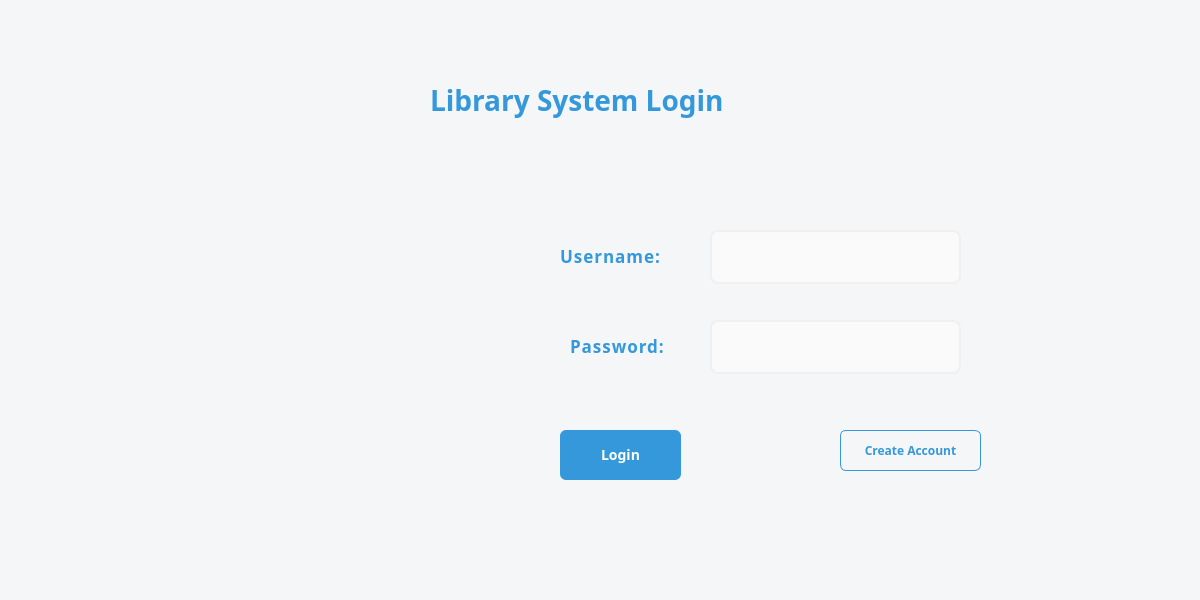
<?xml version="1.0" encoding="UTF-8"?>
<ui version="4.0">
 <class>LoginPage</class>
 <widget class="QDialog" name="LoginPage">
  <property name="geometry">
   <rect>
    <x>0</x>
    <y>0</y>
    <width>1200</width>
    <height>600</height>
   </rect>
  </property>
  <property name="font">
   <font>
    <family>Segoe Script</family>
   </font>
  </property>
  <property name="windowTitle">
   <string>Library System – Login</string>
  </property>
  <property name="windowIcon">
   <iconset resource="resources.qrc">
    <normaloff>:/new/login/.qtcreator/open-book.png</normaloff>:/new/login/.qtcreator/open-book.png</iconset>
  </property>
  <property name="styleSheet">
   <string notr="true">QWidget {
    background-color: #F4F6F8;

}</string>
  </property>
  <widget class="QLabel" name="titleLabel&#10;">
   <property name="geometry">
    <rect>
     <x>430</x>
     <y>70</y>
     <width>351</width>
     <height>61</height>
    </rect>
   </property>
   <property name="font">
    <font>
     <family>Segoe Script</family>
     <pointsize>-1</pointsize>
     <fontweight>ExtraBold</fontweight>
    </font>
   </property>
   <property name="styleSheet">
    <string notr="true">QLabel{
    font-size: 28px;
    font-weight: 800;
    color: #3498DB; 
}</string>
   </property>
   <property name="text">
    <string>Library System Login</string>
   </property>
  </widget>
  <widget class="QLabel" name="Username">
   <property name="geometry">
    <rect>
     <x>560</x>
     <y>240</y>
     <width>101</width>
     <height>31</height>
    </rect>
   </property>
   <property name="font">
    <font>
     <family>Segoe Script</family>
     <pointsize>-1</pointsize>
     <bold>true</bold>
    </font>
   </property>
   <property name="styleSheet">
    <string notr="true">QLabel {
font-size: 17px;
    font-weight: bold;
    color: #3498DB;
    letter-spacing: 1px;
}
</string>
   </property>
   <property name="text">
    <string>Username:</string>
   </property>
  </widget>
  <widget class="QLabel" name="Password">
   <property name="geometry">
    <rect>
     <x>570</x>
     <y>320</y>
     <width>101</width>
     <height>51</height>
    </rect>
   </property>
   <property name="font">
    <font>
     <family>Segoe Script</family>
     <pointsize>-1</pointsize>
     <bold>true</bold>
    </font>
   </property>
   <property name="styleSheet">
    <string notr="true">QLabel {
font-size: 17px;
    font-weight: bold;
    color: #3498DB;
    letter-spacing: 1px;
}
</string>
   </property>
   <property name="text">
    <string>Password:</string>
   </property>
  </widget>
  <widget class="QLineEdit" name="usernameInput">
   <property name="geometry">
    <rect>
     <x>710</x>
     <y>230</y>
     <width>251</width>
     <height>54</height>
    </rect>
   </property>
   <property name="styleSheet">
    <string notr="true">QLineEdit {
    background-color: #FAFAFA;
    border: 2px solid #F0F0F0;
    border-radius: 8px;
    padding: 0 15px;
    min-height: 50px;
    font-size: 14px;
    color: #2C3E50;
}
QLineEdit:focus {
    background-color: #FFFFFF;
    border: 2px solid #2980B9;
}
</string>
   </property>
  </widget>
  <widget class="QLineEdit" name="passwordInput">
   <property name="geometry">
    <rect>
     <x>710</x>
     <y>320</y>
     <width>251</width>
     <height>54</height>
    </rect>
   </property>
   <property name="contextMenuPolicy">
    <enum>Qt::ContextMenuPolicy::DefaultContextMenu</enum>
   </property>
   <property name="styleSheet">
    <string notr="true">QLineEdit {
    background-color: #FAFAFA;
    border: 2px solid #F0F0F0;
    border-radius: 8px;
    padding: 0 15px;
    min-height: 50px;
    font-size: 14px;
    color: #2C3E50;
}
QLineEdit:focus {
    background-color: #FFFFFF;
    border: 2px solid #2980B9;
}
</string>
   </property>
   <property name="locale">
    <locale language="English" country="UnitedStates"/>
   </property>
   <property name="text">
    <string/>
   </property>
   <property name="echoMode">
    <enum>QLineEdit::EchoMode::Password</enum>
   </property>
  </widget>
  <widget class="QPushButton" name="loginButton">
   <property name="geometry">
    <rect>
     <x>560</x>
     <y>430</y>
     <width>121</width>
     <height>50</height>
    </rect>
   </property>
   <property name="font">
    <font>
     <family>Segoe Script</family>
     <pointsize>-1</pointsize>
     <bold>true</bold>
    </font>
   </property>
   <property name="cursor">
    <cursorShape>PointingHandCursor</cursorShape>
   </property>
   <property name="styleSheet">
    <string notr="true">QPushButton{
    background-color: #3498DB;
    color: white;
    border: none;
    border-radius: 6px;
    padding: 12px;
    font-weight: bold;
    font-size: 14px;
}

QPushButton:hover {
    background-color: #2980B9;
}

QPushButton:pressed {
    background-color: #1F618D;
}
</string>
   </property>
   <property name="text">
    <string>Login</string>
   </property>
  </widget>
  <widget class="QPushButton" name="createAccountButton">
   <property name="geometry">
    <rect>
     <x>840</x>
     <y>430</y>
     <width>141</width>
     <height>41</height>
    </rect>
   </property>
   <property name="font">
    <font>
     <family>Segoe Script</family>
     <fontweight>DemiBold</fontweight>
    </font>
   </property>
   <property name="cursor">
    <cursorShape>PointingHandCursor</cursorShape>
   </property>
   <property name="styleSheet">
    <string notr="true">QPushButton{
    background-color: transparent;
    color: #3498DB;
    border: 1px solid #3498DB;
    border-radius: 6px;
    padding: 10px;
    font-weight: 600;
}

QPushButton:hover {
    background-color: #EBF5FB;
}

QPushButton:pressed {
    background-color: #D6EAF8;
}
</string>
   </property>
   <property name="text">
    <string>Create Account</string>
   </property>
  </widget>
  <widget class="QLabel" name="label">
   <property name="geometry">
    <rect>
     <x>160</x>
     <y>210</y>
     <width>341</width>
     <height>281</height>
    </rect>
   </property>
   <property name="text">
    <string/>
   </property>
   <property name="pixmap">
    <pixmap resource="resources.qrc">:/new/login/.qtcreator/libraryimage.jpg</pixmap>
   </property>
  </widget>
 </widget>
 <resources>
  <include location="resources.qrc"/>
 </resources>
 <connections/>
</ui>
